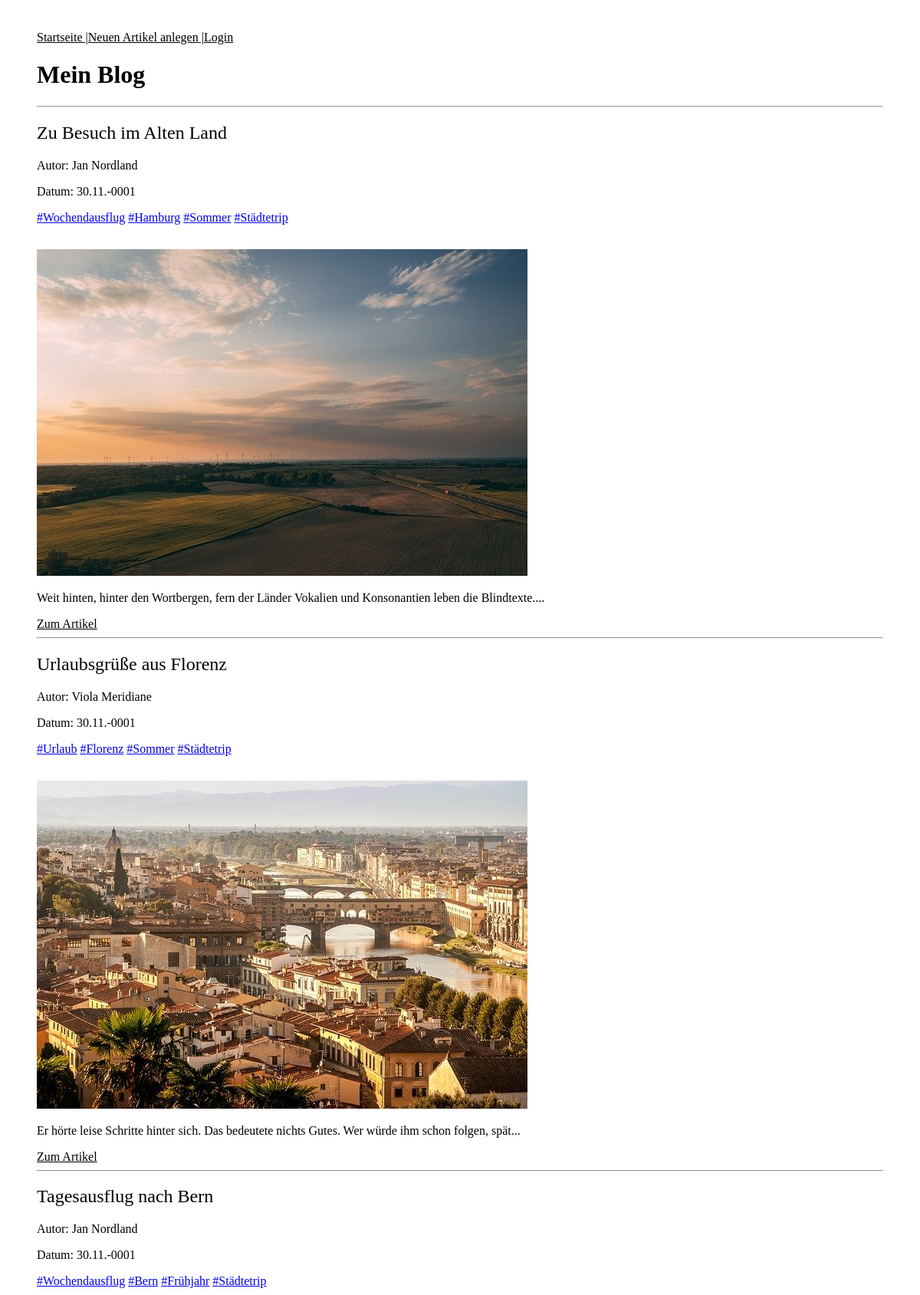
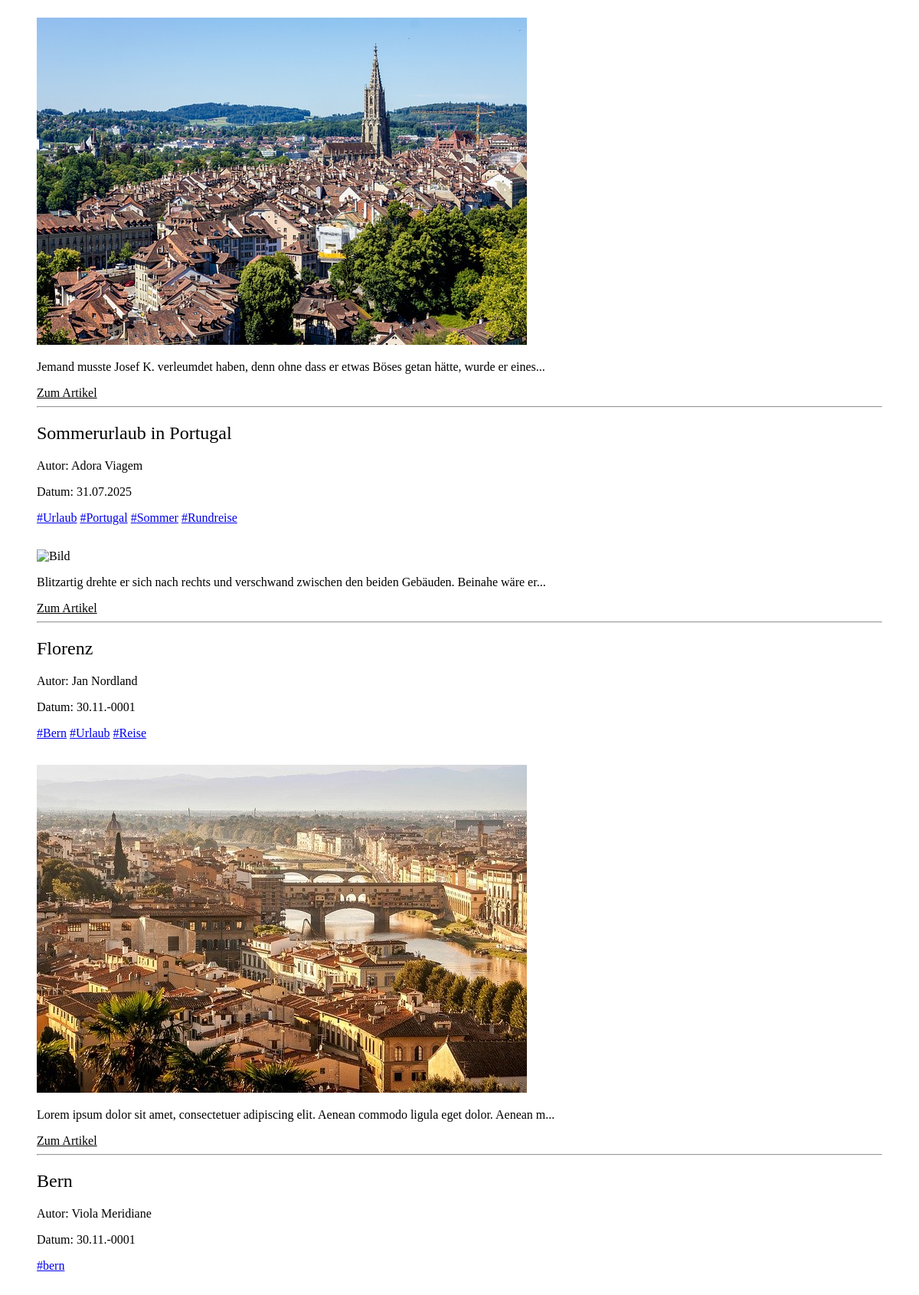
The app's page /php-pages/startpage.php (upper part) with its own data (2 pictures, top to bottom).
### tables this page shows
CREATE TABLE `article` (
  `ID` int(11) NOT NULL,
  `Title` varchar(255) DEFAULT NULL,
  `Image` varchar(255) DEFAULT NULL,
  `Text` text DEFAULT NULL,
  `Date` date DEFAULT NULL,
  `Author` varchar(100) DEFAULT NULL,
  `Online` tinyint(1) DEFAULT NULL,
  `tags` varchar(255) NOT NULL
);

### src/lib/functions.php (called while the page is built, shortened)
<?php
function databaseConnection(){
    $servername = '127.0.0.1';
    $username = 'root';
    $password  = '';
    $dbname = 'blog';
    try {
        $conf = new PDO("mysql:host=$servername;dbname=$dbname;charset=utf8", $username, $password);
        return $conf;
    } catch (PDOException $e) {
        echo "Connection failed: " . $e->getMessage();
        return null;
    }
}
function getAllTags() {
    $connection = databaseConnection();
    $tagsHTML = '';
    if($connection){
         try {
             $sql = "SELECT name FROM tag";
             $tags = $connection->prepare($sql);
             $tags->execute();
         } catch (PDOException $e) {
             echo "Connection failed: " . $e->getMessage();
         }
     } else {
         echo "Datenbankverbindung festgeschlagen.";
     }
     return $tagsHTML;
 }

### php-pages/startpage.php (the view, shortened to what this page needs)
<?php
$file_path = '../html-pages/startpage.html';
include '../src/lib/functions.php';
if (file_exists($file_path)) {
    $tagFilter = isset($_GET['tag']) ? $_GET['tag'] : null;
    if (isset($_SESSION['sessionLog']) && $_SESSION['sessionLog'] === true) {
        $articlesHTML = getArticles(true, $tagFilter);
    } else {
        $articlesHTML = getArticles(false, $tagFilter);
    }
    $tagsSort = getAllTags();
    $htmlTemplate = file_get_contents($file_path);
    $htmlTemplate = str_replace('{{articles}}', $articlesHTML, $htmlTemplate);
    $htmlTemplate = str_replace('{{tags}}', $tagsSort, $htmlTemplate);
    echo $htmlTemplate;
} else {
    echo "File $file_path not found.";
}
function getArticles($showAll, $tagFilter = null) {
    $connection = databaseConnection();
    if($connection){
        try {
            $sql = "SELECT * FROM article";
            if (!$showAll) {
                $sql .= " WHERE online = 1";
            }
            $sql .= " GROUP BY id";
            $article = $connection->prepare($sql);
            $article->execute();
            $articlesHTML = '';
            while($row = $article->fetch(PDO::FETCH_ASSOC)){
                $id = htmlspecialchars($row['ID']);
                $title = htmlspecialchars($row['Title']);
                $image = htmlspecialchars($row['Image']);
                $text = htmlspecialchars($row['Text']);
                $formattedDate = date("d.m.Y", strtotime($row['Date']));
                $author = htmlspecialchars($row['Author']);
                $tags = htmlspecialchars(isset($row['tags']) ? $row['tags'] : '');
                $approval = isset($row['Online']) ? htmlspecialchars($row['Online']) : '0';
                $approvalMessage = $approval === "0" ? "Der Artikel ist noch in Bearbeitung.<br> Nur angemeldete Benutzer können es sehen." : "";
                $tagsArray = array_map('trim', explode(',', $tags));
                $tagsDisplay = '';
                foreach ($tagsArray as $tag) {
                    $tagsDisplay .= "<a href='?tag={$tag}'>#" . htmlspecialchars($tag) . "</a> ";
                }
                $contentPreview = strlen($text) > 100 ? substr($text, 0, 100) . '...' : $text;
                $articlesHTML .= "
                <article>
                    <p class='error'>{$approvalMessage}</p>
                    <h2>{$title}</h2>
                    <div>
                        <p>Autor: {$author}</p>
                        <p>Datum: {$formattedDate}</p>
                        <p>{$tagsDisplay}</p>
                    </div>
                    <img class='marg2' src='{$image}' alt='Bild'>
                    <div>
                        <p>{$contentPreview}</p>
                    </div>
                    <a class='link' href='article.php?id={$id}'>Zum Artikel</a>
                    <hr>
                </article>";
            }
        } catch (PDOException $e) {
            echo "Connection failed: " . $e->getMessage();
        }
    } else {
        echo "Datenbankverbindung festgeschlagen.";
    }
    return $articlesHTML;
}

### assets/css/main.css (style rules this page uses)
.pageWidth { margin: 40px 40px 40px 40px; }
.breadcrumbs { text-decoration: underline; display:flex; }
.link { color:black; }
.marg2 { margin-top: 16px; }
h2 { font-weight: normal; }

### records on screen
article: Title "Zu Besuch im Alten Land", Author "Jan Nordland", Date "30.11.-0001", tags "Wochendausflug", tags "Hamburg", tags "Sommer", tags "Städtetrip", Image (picture), Text "Weit hinten, hinter den Wortbergen, fern der Länder Vokalien und Konsonantien leben die Blindtexte...."
article: Title "Urlaubsgrüße aus Florenz", Author "Viola Meridiane", Date "30.11.-0001", tags "Urlaub", tags "Florenz", tags "Sommer", tags "Städtetrip", Image (picture), Text "Er hörte leise Schritte hinter sich. Das bedeutete nichts Gutes. Wer würde ihm schon folgen, spät..."
article: Title "Tagesausflug nach Bern", Author "Jan Nordland", Date "30.11.-0001", tags "Wochendausflug", tags "Bern", tags "Frühjahr", tags "Städtetrip", Image (picture), Text "Jemand musste Josef K. verleumdet haben, denn ohne dass er etwas Böses getan hätte, wurde er eines..."
article: Title "Sommerurlaub in Portugal", Author "Adora Viagem", Date "31.07.2025", tags "Urlaub", tags "Portugal", tags "Sommer", tags "Rundreise", Text "Blitzartig drehte er sich nach rechts und verschwand zwischen den beiden Gebäuden. Beinahe wäre er..."
article: Title "Florenz", Author "Jan Nordland", Date "30.11.-0001", tags "Bern", tags "Urlaub", tags "Reise", Image (picture), Text "Lorem ipsum dolor sit amet, consectetuer adipiscing elit. Aenean commodo ligula eget dolor. Aenean m..."
article: Title "Bern", Author "Viola Meridiane", Date "30.11.-0001", tags "bern"

### other values on screen
$htmlTemplate "Startseite | Neuen Artikel anlegen | Login Mein Blog"
